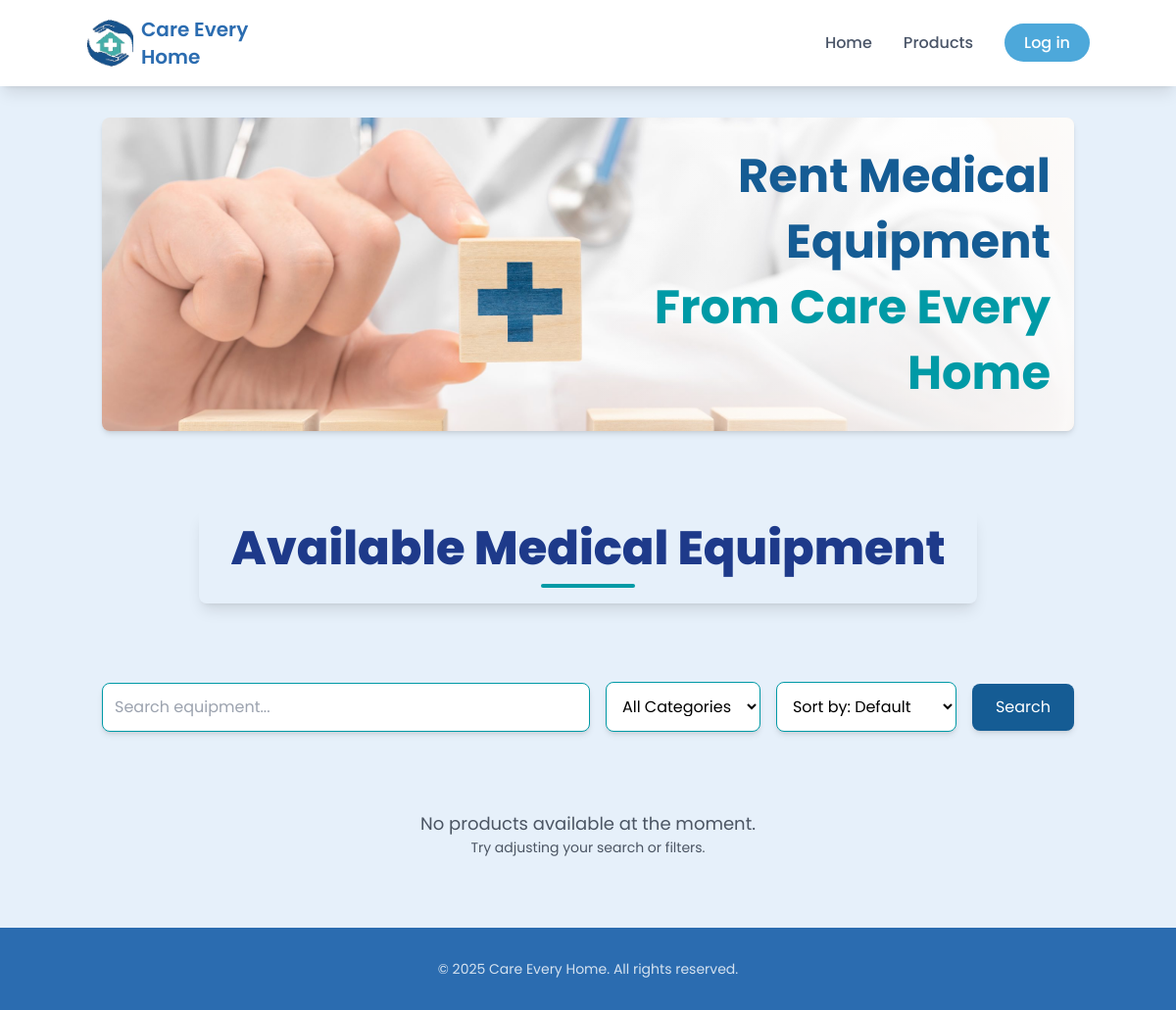
Before: /products/ with the older database file.
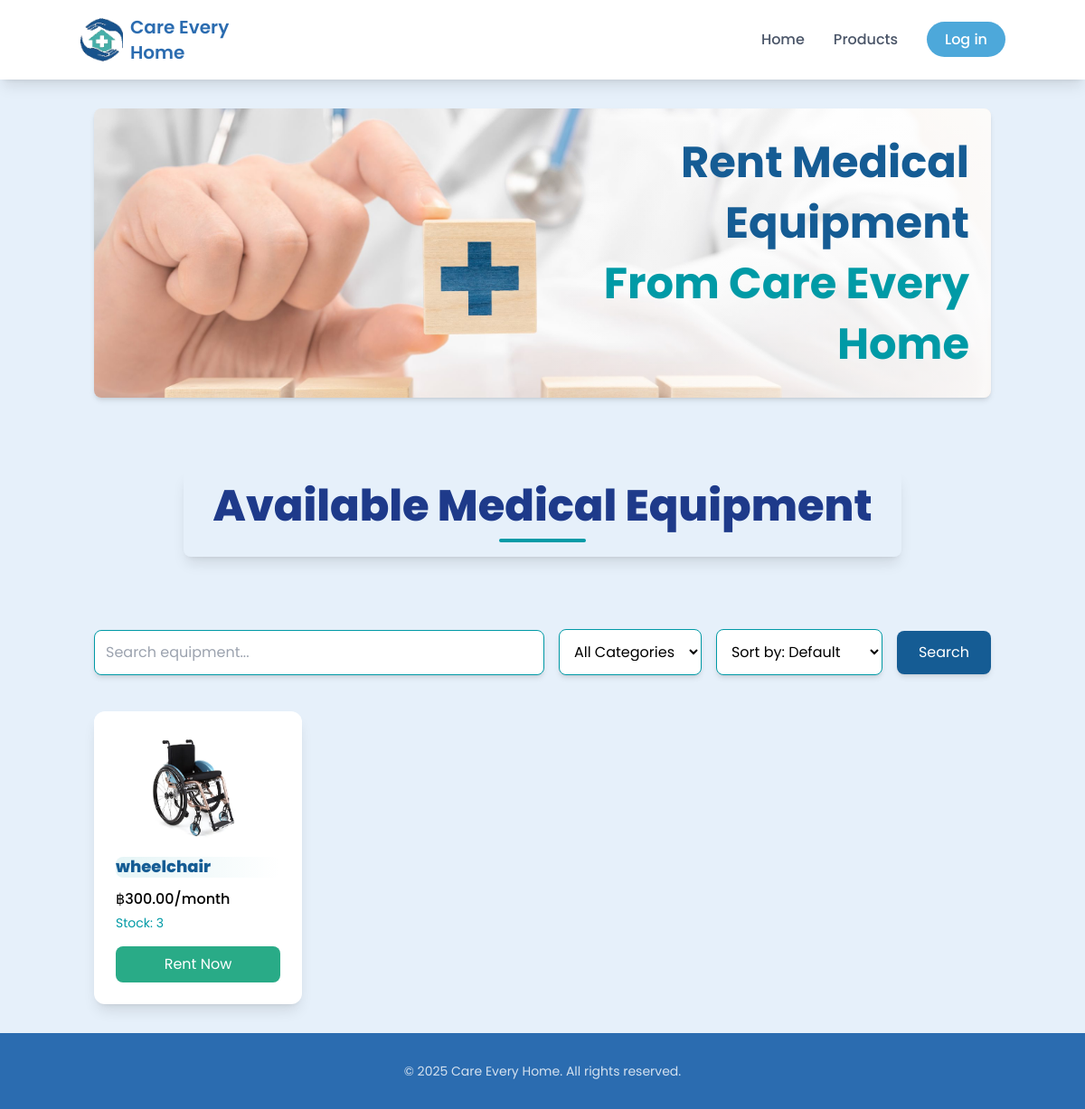
After: the same page with the newer database file.
### myapp/models.py (models this page shows, shortened)
class Product(models.Model):
    name = models.CharField(max_length=255)
    description = models.TextField(blank=True)
    is_available = models.BooleanField(default=True)
    monthly_rate = models.DecimalField(max_digits=6, decimal_places=2)
    image = models.ImageField(upload_to='products/', blank=True, null=True)
    created_at = models.DateTimeField(auto_now_add=True)
    stock = models.PositiveIntegerField(default=0)
    category = models.ForeignKey(Category, on_delete=models.SET_NULL, null=True, blank=True)

### myapp/views.py (the view)
# urls.py: path('products/', ProductListView.as_view(), name='product_list'),
class ProductListView(ListView):
    model = Product
    template_name = 'myapp/product_list.html'
    context_object_name = 'products'
    paginate_by = 8
    def get_queryset(self):
        queryset = super().get_queryset().filter(stock__gt=0)
        query = self.request.GET.get('q')
        category_id = self.request.GET.get('category')
        sort = self.request.GET.get('sort')
        if query:
            queryset = queryset.filter(
                Q(name__icontains=query) | Q(description__icontains=query)
            )
        if category_id:
            queryset = queryset.filter(category__id=category_id)
        if sort == 'price_asc':
            queryset = queryset.order_by('monthly_rate')
        elif sort == 'price_desc':
            queryset = queryset.order_by('-monthly_rate')
        else:
            queryset = queryset.order_by('-created_at')
        return queryset
    def get_context_data(self, **kwargs):
        context = super().get_context_data(**kwargs)
        context['categories'] = Category.objects.all()
        context['selected_category'] = self.request.GET.get('category', '')
        context['selected_sort'] = self.request.GET.get('sort', '')
        if self.request.user.is_authenticated:
            context['user_cart'] = Cart.objects.filter(user=self.request.user).values_list('product_id', flat=True)
            context['user_favorites'] = Favorite.objects.filter(user=self.request.user).values_list('product_id', flat=True)
        else:
            context['user_cart'] = []
            context['user_favorites'] = []
        return context

### myapp/templates/myapp/product_list.html (shortened to what the changed rows need)
{% extends 'myapp/base.html' %}
{% block content %}
  <div class="container mx-auto px-4 py-8">
    <div class="relative w-full h-80 mb-6 rounded-lg overflow-hidden shadow-md">
        <div class="absolute inset-y-0 right-0 flex items-center justify-end pr-6 bg-gradient-to-l from-white/80 to-transparent w-full md:w-1/2">
          <h2 class="text-xl md:text-5xl font-bold text-[#155c94] text-right" style="line-height: 1.4;">
            Rent Medical Equipment<br>
            <span class="text-[#009aa6]">From Care Every Home</span>
          </h2>
        </div>
      </div>
    <section class="mb-10">
        <div class="relative text-center my-20">
          <h1 class="text-4xl md:text-5xl font-extrabold text-[#1E3A8A] rounded-lg py-4 px-8 inline-block shadow-lg transform transition-all duration-300 hover:shadow-2xl hover:scale-105 animate-fade-in">
            Available Medical Equipment
            <span class="block w-24 h-1 bg-[#009aa6] mx-auto mt-3 rounded-full"></span>
          </h1>
        </div>
      </section>
    <section id="product-grid" class="grid grid-cols-1 sm:grid-cols-2 md:grid-cols-3 lg:grid-cols-4 gap-6 mt-10">
        {% for product in products %}
          <div class="block bg-white p-6 rounded-xl shadow-lg hover:shadow-2xl transition-all duration-300 transform hover:scale-105 flex flex-col relative">
            <a href="{% url 'product_detail' product.pk %}" class="flex flex-col flex-grow">
              {% if product.image %}
                <div class="aspect-w-1 aspect-h-1 w-full mb-4">
                  <img
                    src="{{ product.image.url }}"
                    alt="{{ product.name }}"
                    class="w-full h-full object-cover rounded-lg"
                  />
                </div>
              {% else %}
                <div class="w-full h-48 bg-gray-100 rounded-lg mb-4 flex items-center justify-center">
                  <span class="text-gray-500">No Image</span>
                </div>
              {% endif %}
              <div class="relative mb-3">
                <h3 class="text-lg font-extrabold text-[#155c94] hover:text-[#003b6f] transition-colors duration-200 leading-tight bg-gradient-to-r from-[#009aa6]/10 to-transparent pr-2 rounded-lg">
                  {{ product.name|truncatechars:30 }}
                </h3>
              </div>
              <p class="text-[#000000] font-medium mb-1">฿{{ product.monthly_rate }}/month</p>
              <p class="text-[#009aa6] text-sm mb-1">Stock: {{ product.stock }}</p>
              {% if user.is_authenticated %}
                <a href="{% url 'rent_product' product.pk %}"
                  class="mt-3 inline-block bg-[#29AB87] text-white py-2 px-4 rounded-lg hover:bg-[#23CB371] transition-all duration-300 text-center w-full">
                  Rent Now
                </a>
              {% else %}
                <a href="{% url 'account_login' %}?next={% url 'rent_product' product.pk %}"
                  onclick="alert('You should log in first')"
                  class="mt-3 inline-block bg-[#29AB87] text-white py-2 px-4 rounded-lg hover:bg-[#23CB371] transition-all duration-300 text-center w-full">
                  Rent Now
                </a>
              {% endif %}
            </a>
          </div>
        {% empty %}
          <div class="col-span-full text-center text-gray-600 py-10">
            <p class="text-lg">No products available at the moment.</p>
            <p class="text-sm">Try adjusting your search or filters.</p>
          </div>
        {% endfor %}
    </section>
  </div>
{% endblock %}

Changed rows visible on the page:
added Product: image (picture), name "wheelchair", monthly_rate "300.00", stock "3"
Other visible differences:
text no longer shown: "No products available at the moment. Try adjusting your search or filters."
